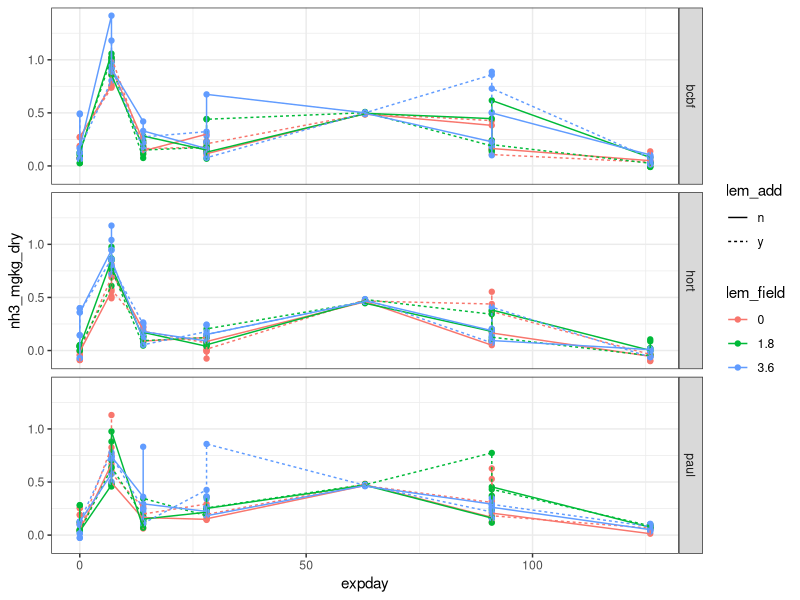
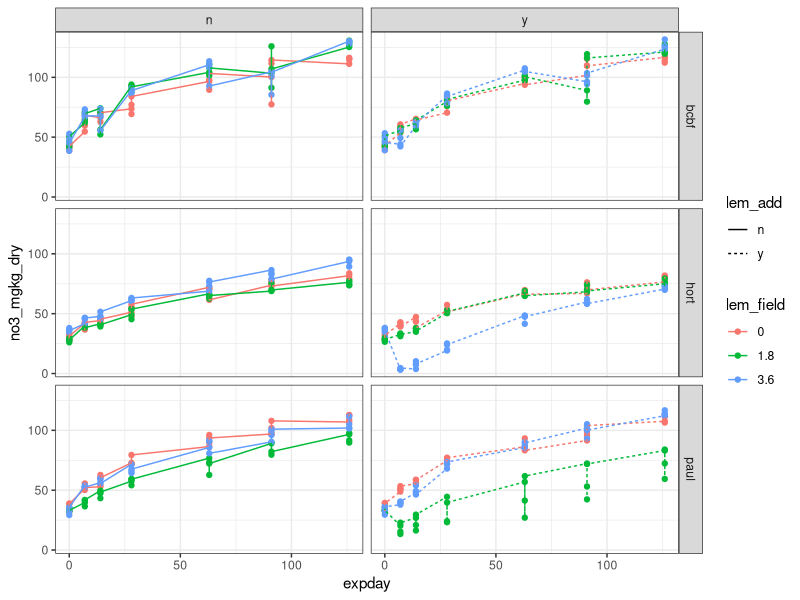
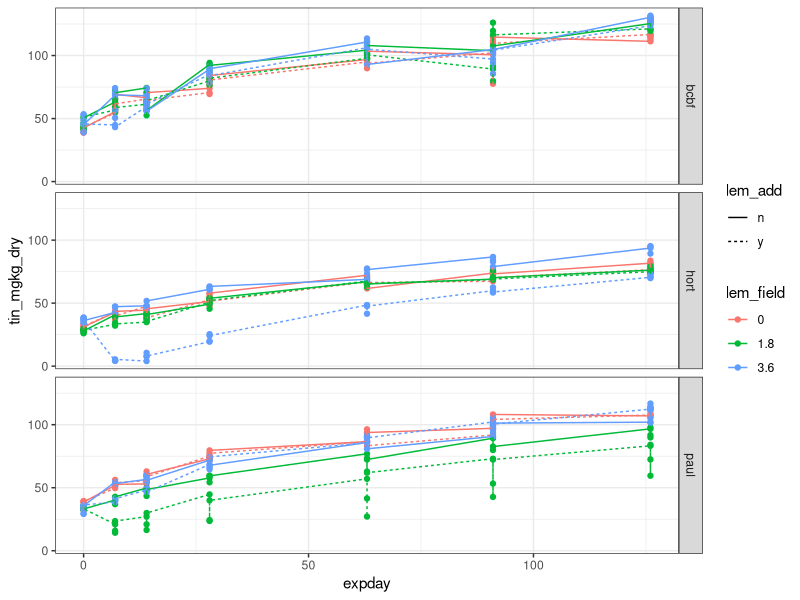
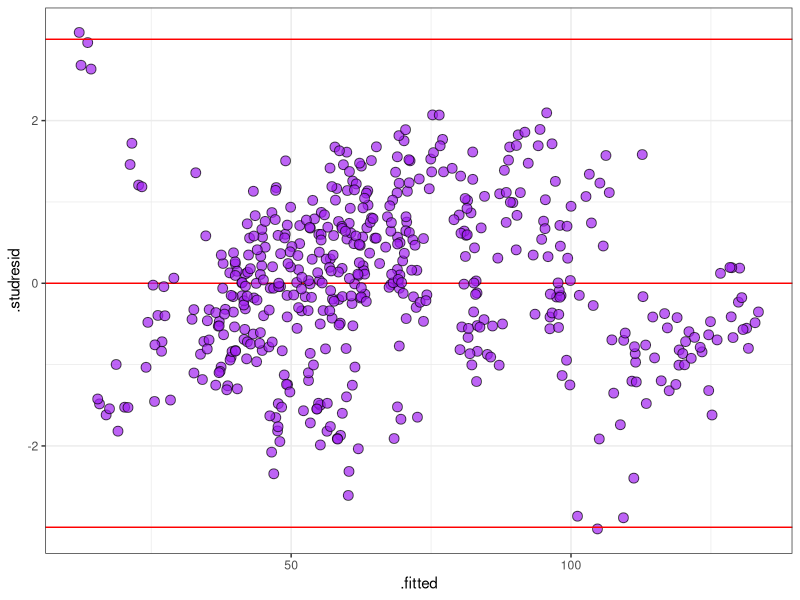
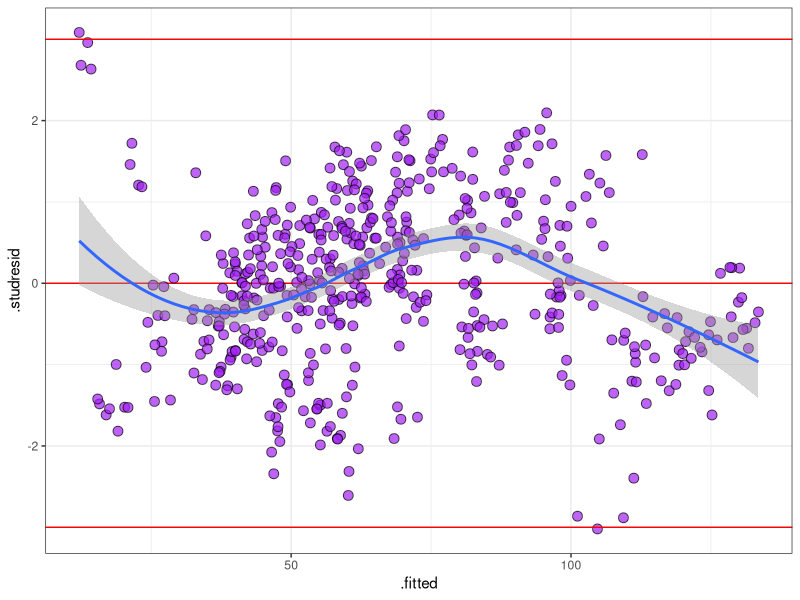
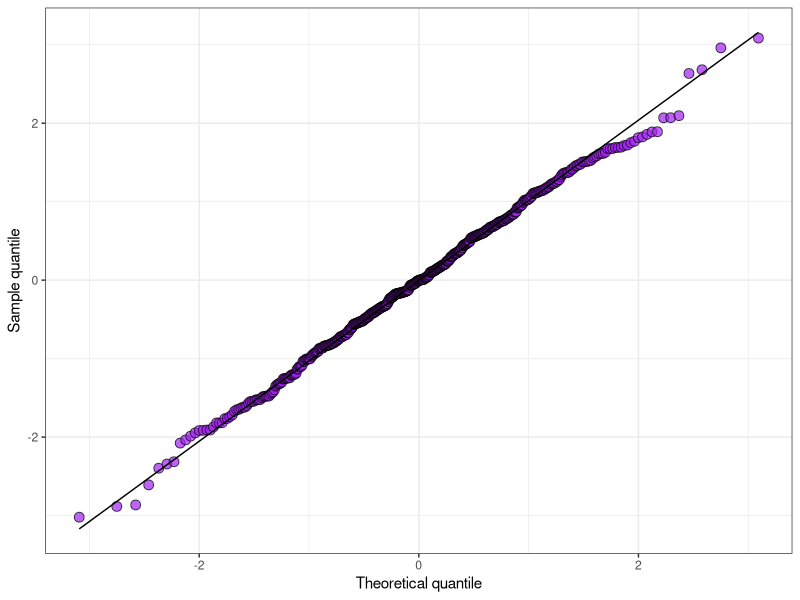
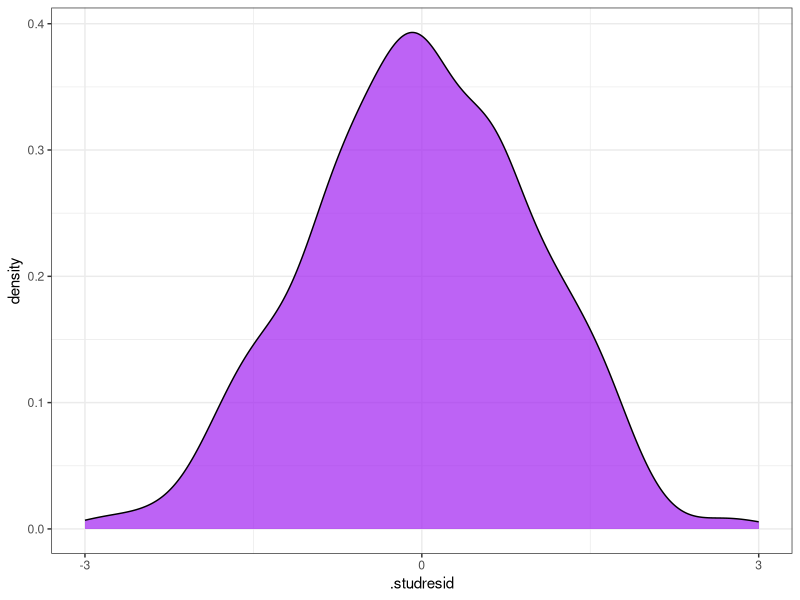
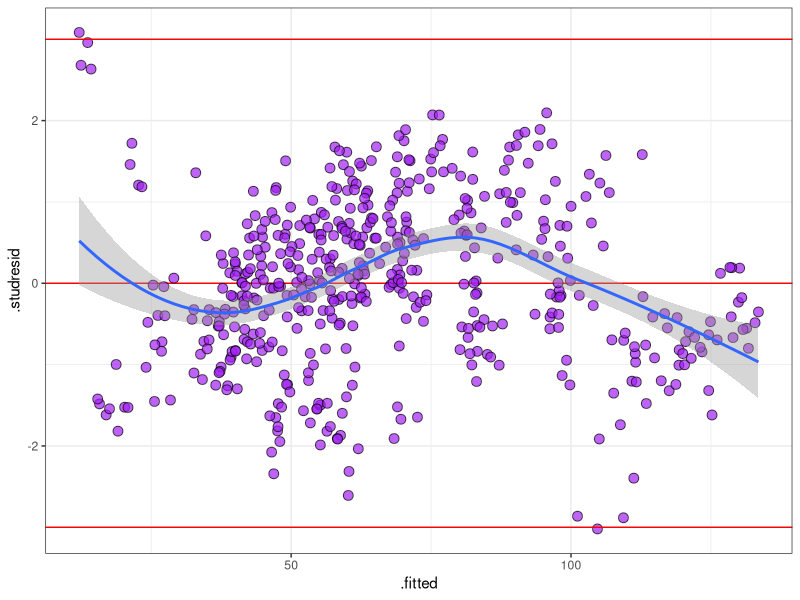

Generate these figures, in order, with R:
## ---- chunk 1
#install.packages("reshape2")

library(tidyverse) # for data wrangling and plotting
library(car) # for Anova function
library(lme4)
library(broom) # for model residuals extraction
library(emmeans) # for model mean extraction
library(multcomp) # for pairwise comparison letter display
# install.packages("multcompView")
library(multcompView)
library(reshape2)
## ---- chunk 2
nitrogen_raw <- read_csv("../data/incubation_nitrogen_processed.csv")

nitrogen_raw
## ---- chunk 3
summary(nitrogen_raw)
## ---- chunk 4
nitrogen_df <- nitrogen_raw %>%
  mutate(rep = factor(rep),
         lem_field = factor(lem_field))

nitrogen_df
## ---- chunk 5
summary(nitrogen_df)
## ---- chunk 6
#meltdf <- melt(nitrogen_df,id="expday")
ggplot(nitrogen_df,aes(x = expday,
                       y = nh3_mgkg_dry,
                       colour = lem_field, 
                       linetype = lem_add,
                       group = trtname
                  )) + 
  facet_grid(site~.) +
  geom_point() +
  geom_line() +
  theme_bw()


ggsave("../output/nh3_incubation_plot.png",
       height = 4,
       width = 6)

## ---- chunk 7
#meltdf <- melt(nitrogen_df,id="expday")
ggplot(nitrogen_df,aes(x = expday,
                       y = no3_mgkg_dry,
                       colour = lem_field, 
                       linetype = lem_add,
                       group = trtname
                  )) + 
  facet_grid(site~lem_add) +
  geom_point() +
  geom_line() +
  theme_bw()


#ggsave("../output/no3_incubation_plot.png",
 #      height = 4,
  #     width = 6)
## ---- chunk 8
#meltdf <- melt(nitrogen_df,id="expday")
ggplot(nitrogen_df,aes(x = expday,
                       y = tin_mgkg_dry,
                       colour = lem_field, 
                       linetype = lem_add,
                       group = trtname
                  )) + 
  facet_grid(site~.) +
  geom_point() +
  geom_line() +
  theme_bw()


ggsave("../output/tin_incubation_plot.png",
       height = 4,
       width = 6)
## ---- chunk 9
# Changing to sum-to-zero contrast
options(contrasts = c("contr.sum", "contr.poly"))
nitrogen_df

# Model fitting
nitro_mod <- lm(no3_mgkg_dry ~ rep + expday*lem_add*site*lem_field, 
               data = nitrogen_df)
nitro_mod

# Summary
summary(nitro_mod)
## ---- chunk 10
Anova(nitro_mod, type=3)
## ---- chunk 11
no3_resid <- augment(nitro_mod) %>%
  mutate(.studresid=rstudent(nitro_mod))

no3_resid
## ---- chunk 12
ggplot(no3_resid, aes(x=.fitted, y=.studresid))+
  geom_hline(yintercept = 0, color="red")+
  geom_point(shape = 21,
             fill = "purple", 
             size = 3,
             alpha = .7)+
  #geom_smooth()+
  geom_hline(yintercept = c(-3,3), color = "red")+
  theme_bw()
## ---- chunk 13
ggplot(no3_resid, aes(x=.fitted, y=.studresid))+
  geom_hline(yintercept = 0, color="red")+
  geom_point(shape = 21,
             fill = "purple", 
             size = 3,
             alpha = .7)+
  geom_smooth()+
  geom_hline(yintercept = c(-3,3), color = "red")+
  theme_bw()
## ---- chunk 14
ggplot(no3_resid, aes(sample=.studresid))+
  stat_qq(  shape = 21,
            fill = "purple", 
            size = 3,
            alpha = .7
  )+
  stat_qq_line()+
  labs(x = "Theoretical quantile",
       y = "Sample quantile")+
  theme_bw()
## ---- chunk 15
ggplot(no3_resid, aes(x=.studresid))+
  geom_density(color = "black",
               fill = "purple",
               alpha = .7)+
  scale_x_continuous(breaks = c(-3,0,3), limits = c(-3,3))+
  theme_bw()

## ---- chunk 16
ggplot(no3_resid, aes(x=.fitted, y=.studresid))+
  geom_hline(yintercept = 0, color="red")+
  geom_point(shape = 21,
             fill = "purple", 
             size = 3,
             alpha = .7)+
  geom_smooth()+
  geom_hline(yintercept = c(-3,3), color = "red")+
  theme_bw()

## ---- chunk 17
no3_means_all <- emmeans(nitro_mod,
                          ~lem_add:site:lem_field)

no3_means_all
## ---- chunk 18
no3_cld_all <- cld(no3_means_all, 
                   reversed=T, 
                   adjust="none",
               Letters=letters,
               alpha = 0.05)

no3_cld_all
## ---- chunk 19
no3_cld_selected <- no3_cld_all %>%
  as.data.frame() %>%
  mutate(letter = trimws(.group)) %>% 
  mutate(trtname = paste0(site, "+", lem_field, "+", lem_add))
  

no3_cld_selected
## ---- chunk 20
ggplot() +
  geom_boxplot(data = nitrogen_df,
               aes(x = trtname,
                   y = no3_mgkg_dry,
                   fill = trtname,
                   #color = nrate_kgha,
                   )
               ) +
geom_jitter(data = nitrogen_df,
            aes(x = trtname,
                y = no3_mgkg_dry,
                color = trtname),
            alpha = 0.6) +
  geom_label(data = no3_cld_selected,
            aes(x = trtname,
                y = emmean,
                label = letter),
            size = 3,
            label.padding = unit(.1, "lines")) +
  labs(x = "N Rate + K Rate",
       y = "Nitrate") +
  scale_fill_viridis_d() +
  scale_color_viridis_d() +
  theme(legend.position = "none")
  


## ---- chunk 21
# Changing to sum-to-zero contrast
options(contrasts = c("contr.sum", "contr.poly"))
nitrogen_df

# Model fitting
nh3_mod <- lm(nh3_mgkg_dry ~ rep + expday*lem_add*site*lem_field, 
               data = nitrogen_df)
nh3_mod

# Summary
summary(nh3_mod)
## ---- chunk 22
Anova(nh3_mod, type=3)
## ---- chunk 23
# Changing to sum-to-zero contrast
options(contrasts = c("contr.sum", "contr.poly"))
nitrogen_df

# Model fitting
tin_mod <- lm(tin_mgkg_dry ~ rep + expday*lem_add*site*lem_field, 
               data = nitrogen_df)
tin_mod

# Summary
summary(tin_mod)
## ---- chunk 24
Anova(tin_mod, type=3)
